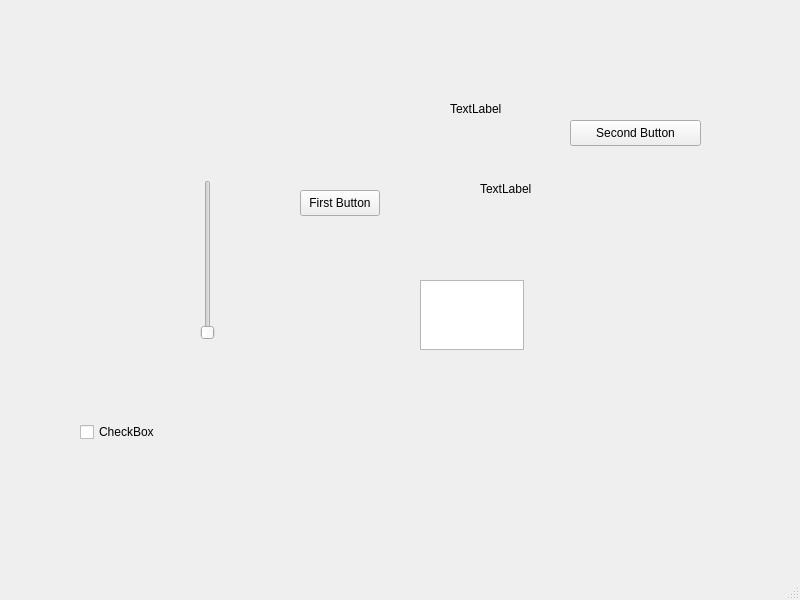
<?xml version="1.0" encoding="UTF-8"?>
<ui version="4.0">
 <class>MainWindow</class>
 <widget class="QMainWindow" name="MainWindow">
  <property name="geometry">
   <rect>
    <x>0</x>
    <y>0</y>
    <width>800</width>
    <height>600</height>
   </rect>
  </property>
  <property name="windowTitle">
   <string>MainWindow</string>
  </property>
  <widget class="QWidget" name="centralwidget">
   <widget class="QPushButton" name="pushButton">
    <property name="geometry">
     <rect>
      <x>570</x>
      <y>120</y>
      <width>131</width>
      <height>26</height>
     </rect>
    </property>
    <property name="text">
     <string>Second Button</string>
    </property>
   </widget>
   <widget class="QCheckBox" name="checkBox">
    <property name="geometry">
     <rect>
      <x>80</x>
      <y>420</y>
      <width>85</width>
      <height>24</height>
     </rect>
    </property>
    <property name="text">
     <string>CheckBox</string>
    </property>
   </widget>
   <widget class="QSlider" name="verticalSlider">
    <property name="geometry">
     <rect>
      <x>200</x>
      <y>180</y>
      <width>16</width>
      <height>160</height>
     </rect>
    </property>
    <property name="orientation">
     <enum>Qt::Vertical</enum>
    </property>
   </widget>
   <widget class="QPushButton" name="pushButton_2">
    <property name="geometry">
     <rect>
      <x>300</x>
      <y>190</y>
      <width>80</width>
      <height>26</height>
     </rect>
    </property>
    <property name="text">
     <string>First Button</string>
    </property>
   </widget>
   <widget class="QPlainTextEdit" name="plainTextEdit">
    <property name="geometry">
     <rect>
      <x>420</x>
      <y>280</y>
      <width>104</width>
      <height>70</height>
     </rect>
    </property>
   </widget>
   <widget class="QLabel" name="label">
    <property name="geometry">
     <rect>
      <x>450</x>
      <y>100</y>
      <width>111</width>
      <height>18</height>
     </rect>
    </property>
    <property name="sizeIncrement">
     <size>
      <width>1</width>
      <height>1</height>
     </size>
    </property>
    <property name="text">
     <string>TextLabel</string>
    </property>
   </widget>
   <widget class="QLabel" name="label_2">
    <property name="geometry">
     <rect>
      <x>480</x>
      <y>180</y>
      <width>58</width>
      <height>18</height>
     </rect>
    </property>
    <property name="text">
     <string>TextLabel</string>
    </property>
   </widget>
  </widget>
  <widget class="QMenuBar" name="menubar">
   <property name="geometry">
    <rect>
     <x>0</x>
     <y>0</y>
     <width>800</width>
     <height>23</height>
    </rect>
   </property>
  </widget>
  <widget class="QStatusBar" name="statusbar"/>
 </widget>
 <resources/>
 <connections/>
</ui>
